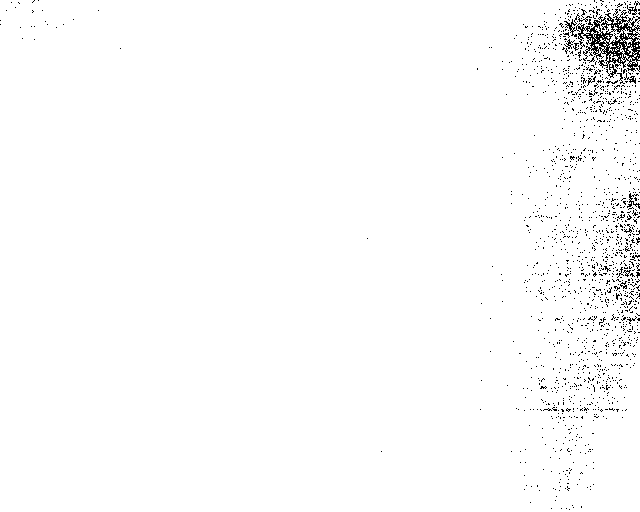
#> input picture old stuff/20241210_123846/20241224_135940_858_IR.TIFF, 640 x 512 px
$ python Preprocessing_test_V2.py
#> lines starting #> are read from the running program, lines starting #| are printed output that depends on the picture; after the words box and inside, x2 and y2 are one past the last pixel; in counts of white or black regions, pixels touching at a corner belong together; long printed decimals are rounded
import cv2
import numpy as np
from scipy.ndimage import gaussian_filter
from skimage import exposure, measure
import os

# Enhanced adaptive local outlier detection
def improved_adaptive_local_outlier_detection(image, block_size=50, threshold_factor=2.5):
    outliers_mask = np.zeros_like(image, dtype=bool)
    height, width = image.shape
    padded_image = np.pad(image, block_size // 2, mode='reflect')

    for i in range(0, height, block_size):
        for j in range(0, width, block_size):
            block = padded_image[i:i + block_size * 2, j:j + block_size * 2]
            local_mean = np.mean(block)
            local_std_dev = np.std(block)
            local_threshold_high = local_mean + threshold_factor * local_std_dev
            local_threshold_low = local_mean - threshold_factor * local_std_dev
            block_outliers = (image[i:i + block_size, j:j + block_size] > local_threshold_high) | (
                image[i:i + block_size, j:j + block_size] < local_threshold_low
            )
            outliers_mask[i:i + block_size, j:j + block_size] = block_outliers

    return outliers_mask

# Enhanced glare detection and suppression
def improved_glare_detection(image, intensity_threshold_ratio=0.98, min_area=50):
    dynamic_threshold = np.percentile(image, intensity_threshold_ratio * 100)
    glare_mask = image > dynamic_threshold
    labeled_mask = measure.label(glare_mask)
    image_suppressed = np.copy(image)

    for region in measure.regionprops(labeled_mask):
        if region.area > min_area:
            min_row, min_col, max_row, max_col = region.bbox
            region_slice = (slice(min_row, max_row), slice(min_col, max_col))
            mean_intensity = np.mean(image[region_slice][region.image])
            image_suppressed[region_slice][region.image] = (
                mean_intensity + 0.3 * (dynamic_threshold - mean_intensity)
            )

    return image_suppressed

# Adaptive Contextual Anomaly Correction (ACAC)
def adaptive_contextual_anomaly_correction(image, block_size=50, threshold_factor=2.5, smoothing_sigma=1):
    outliers_mask = improved_adaptive_local_outlier_detection(image, block_size, threshold_factor)
    resolved_image = np.copy(image)

    for i in range(0, image.shape[0], block_size):
        for j in range(0, image.shape[1], block_size):
            block = image[i:i+block_size, j:j+block_size]
            mask_block = outliers_mask[i:i+block_size, j:j+block_size]

            if np.any(mask_block):
                non_outlier_pixels = block[~mask_block]
                if non_outlier_pixels.size > 0:
                    replacement_value = np.mean(non_outlier_pixels)
                    block[mask_block] = replacement_value
                resolved_image[i:i+block_size, j:j+block_size] = block

    resolved_image = gaussian_filter(resolved_image, sigma=smoothing_sigma)
    return resolved_image, outliers_mask

# Full preprocessing pipeline
def improved_preprocess_image(image_path, output_folder, save_outlier_mask=False):
    # Load the 16-bit image
#> called with save_outlier_mask = True
    image = cv2.imread(image_path, cv2.IMREAD_UNCHANGED)
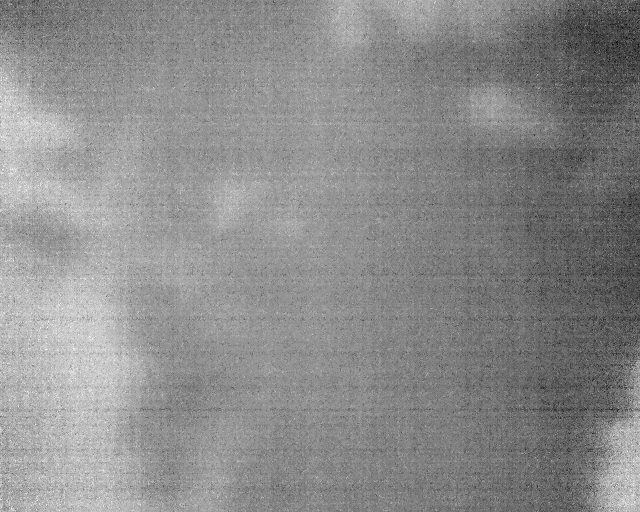
#> image: shape (512, 640) uint16; min 760, max 786, mean 774.3; drawn with min black and max white

    # Preserve dynamic range without scaling it down for visualization
    image_dynamic = np.clip(image, 0, 65535)

    # Print original statistics
    print(f"Original Image Stats - Min: {np.min(image_dynamic)}, Max: {np.max(image_dynamic)}, Avg: {np.mean(image_dynamic)}")
#| Original Image Stats - Min: 760, Max: 786, Avg: 774.253

    # Improved ACAC method
    resolved_image_aggressive, adaptive_outliers_mask = adaptive_contextual_anomaly_correction(
        image_dynamic, block_size=10, threshold_factor=4.0, smoothing_sigma=0.2
    )
#> in improved_adaptive_local_outlier_detection, `padded_image = np.pad(image, block_size // 2, mode='reflect')`:
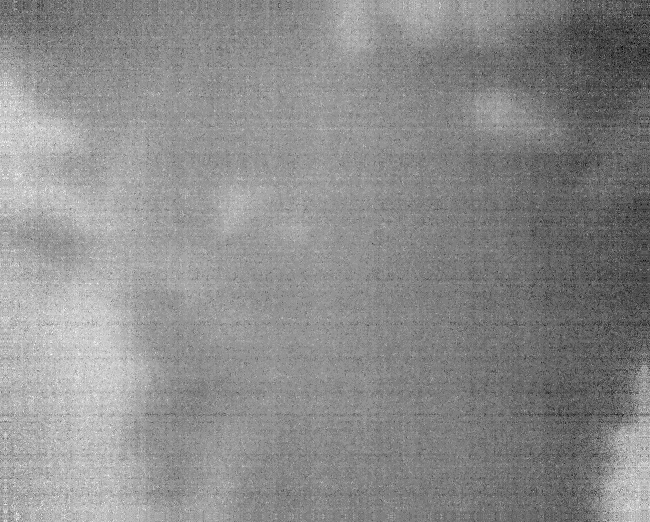
#> padded_image: shape (522, 650) uint16; min 760, max 786, mean 774.3; drawn with min black and max white
#> after the loop in improved_adaptive_local_outlier_detection, `for i in range(0, height, block_size):`:
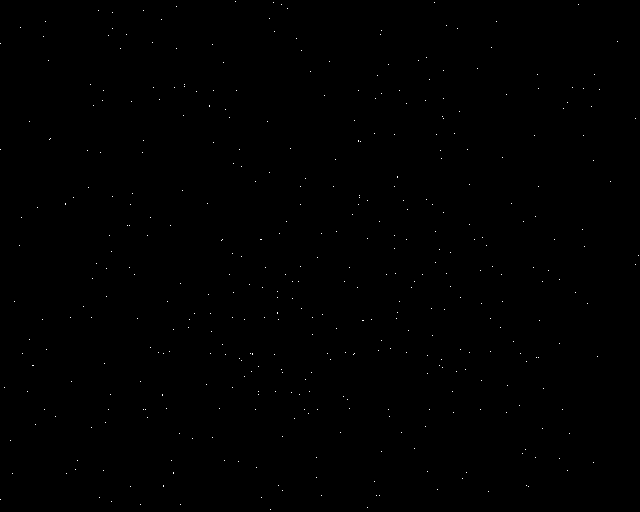
#> outliers_mask: shape (512, 640) bool; 0.13% white in thin lines or dots
#> after the loop in adaptive_contextual_anomaly_correction, `for i in range(0, image.shape[0], block_size):`: resolved_image: shape (512, 640) uint16; 0.13% of pixels changed, all inside (x1, y1, x2, y2) = (0, 1, 639, 510)

    # Improved glare suppression
    resolved_image_suppressed = improved_glare_detection(resolved_image_aggressive)
#> in improved_glare_detection, `dynamic_threshold = np.percentile(image, intensity_threshold_ratio * 1..`: dynamic_threshold = 779
#> in improved_glare_detection, `glare_mask = image > dynamic_threshold`:
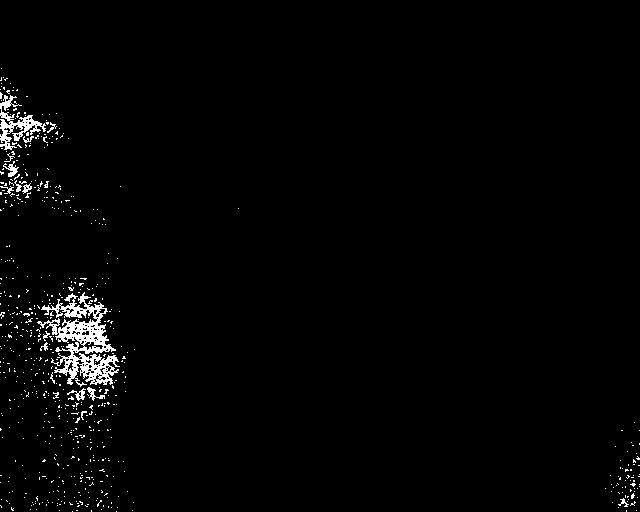
#> glare_mask: shape (512, 640) bool; 1.8% white in thin lines or dots, all inside (x1, y1, x2, y2) = (0, 68, 640, 512)
#> in improved_glare_detection, `labeled_mask = measure.label(glare_mask)`:
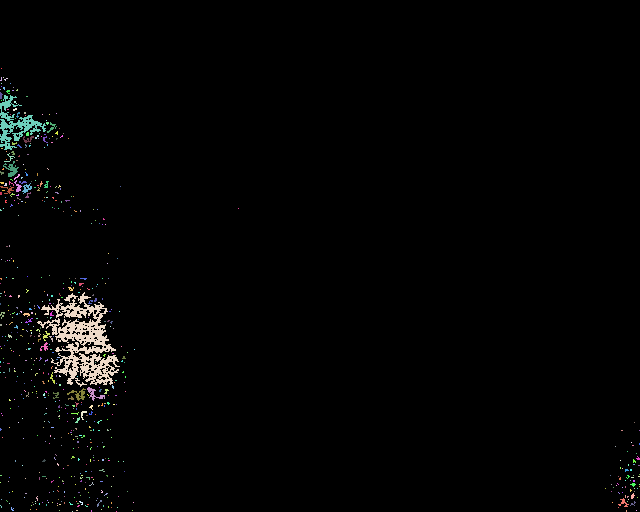
#> labeled_mask: shape (512, 640) int32; 633 distinct labels, from 0 to 632; one colour per label, 0 black
#> the loop in improved_glare_detection, `for region in measure.regionprops(labeled_mask):` made 632 passes
#> (min_row, min_col, max_row, max_col, mean_intensity) on passes 15, 64, 181, 334, 336: (95, 0, 150, 46, 780.3), (161, 3, 177, 19, 780.4), (292, 37, 387, 120, 780.2), (387, 87, 401, 105, 780.2), (388, 67, 401, 86, 780.2)
#> after the loop in improved_glare_detection, `for region in measure.regionprops(labeled_mask):`: image_suppressed: shape (512, 640) uint16; min 760, max 783, mean 773.4

    # Apply noise-aware histogram equalization
    image_suppressed_smoothed = gaussian_filter(resolved_image_suppressed, sigma=0.5)
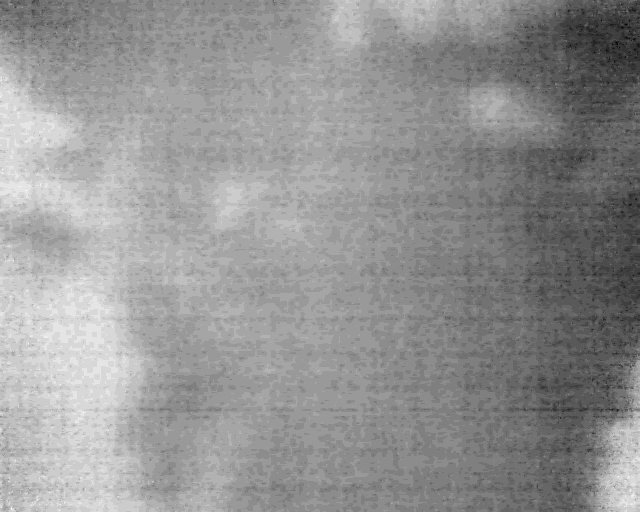
#> image_suppressed_smoothed: shape (512, 640) uint16; min 761, max 781, mean 772.6; drawn with min black and max white
    image_enhanced = exposure.equalize_adapthist(image_suppressed_smoothed, clip_limit=0.02)
    image_enhanced_normalized = (image_enhanced * 65535).astype(np.uint16)

    # Print post-processed statistics
    print(f"Processed Image Stats - Min: {np.min(image_enhanced_normalized)}, Max: {np.max(image_enhanced_normalized)}, Avg: {np.mean(image_enhanced_normalized)}")
#| Processed Image Stats - Min: 0, Max: 65535, Avg: 38170.039

    # Create output folder if it doesn't exist
    os.makedirs(output_folder, exist_ok=True)

    # Save the raw input image
    base_name = os.path.basename(image_path)
    base, ext = os.path.splitext(base_name)
    raw_image_path = os.path.join(output_folder, f"{base}_raw_improved{ext}")
    cv2.imwrite(raw_image_path, image_dynamic)

    # Save the preprocessed image
    preprocessed_image_path = os.path.join(output_folder, f"{base}_preprocessed_improved{ext}")
    cv2.imwrite(preprocessed_image_path, image_enhanced_normalized)

    # Optionally save the outlier mask
    if save_outlier_mask:
        outlier_mask = np.zeros_like(image, dtype=np.uint16)
        outlier_mask[adaptive_outliers_mask] = 65535
        outlier_mask_path = os.path.join(output_folder, f"{base}_outlier_mask_improved{ext}")
        cv2.imwrite(outlier_mask_path, outlier_mask)

    return raw_image_path, preprocessed_image_path, outlier_mask_path if save_outlier_mask else None

# Example usage
image_path = '20241210_123846/20241224_135940_858_IR.TIFF'  # Update to your file path
output_folder = 'C:/Users/yansari/Desktop/Workstation/Thermal Homography/Playground'
improved_preprocess_image(image_path, output_folder, save_outlier_mask=True)

$ run again, with old stuff/20241210_123846/20241221_100141_258_IR.TIFF copied over old stuff/20241210_123846/20241224_135940_858_IR.TIFF
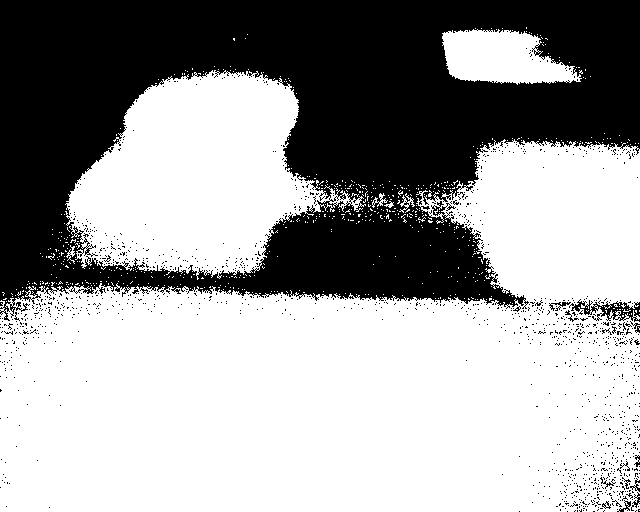
#> input picture old stuff/20241210_123846/20241221_100141_258_IR.TIFF, 640 x 512 px
#| Original Image Stats - Min: 724, Max: 801, Avg: 767.883
#> after the loop in improved_adaptive_local_outlier_detection, `for i in range(0, height, block_size):`:
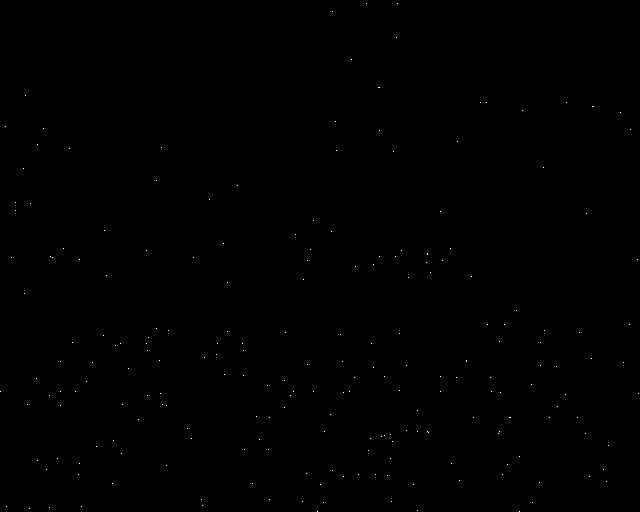
#> outliers_mask: shape (512, 640) bool; 0.07% white in thin lines or dots
#> dynamic_threshold = 784
#> glare_mask: shape (512, 640) bool; 1.6% white; 102 white regions (95 under 20 px), largest, box (x1, y1, x2, y2) and area: (451, 36, 530, 79) 2227, (511, 233, 640, 262) 2052, (194, 104, 250, 121) 450
#> labeled_mask: shape (512, 640) int32; 103 distinct labels, from 0 to 102
#> the loop in improved_glare_detection, `for region in measure.regionprops(labeled_mask):` made 102 passes
#> (min_row, min_col, max_row, max_col, mean_intensity) on passes 1, 7, 31, 35, 42, 73: (36, 451, 79, 530, 790.5), (104, 194, 121, 250, 785.1), (180, 206, 197, 222, 785.1), (181, 153, 192, 175, 785), (183, 178, 197, 196, 785), (233, 511, 262, 640, 785.6)
#> in improved_preprocess_image, `image_enhanced = exposure.equalize_adapthist(image_suppressed_smoothed..`:
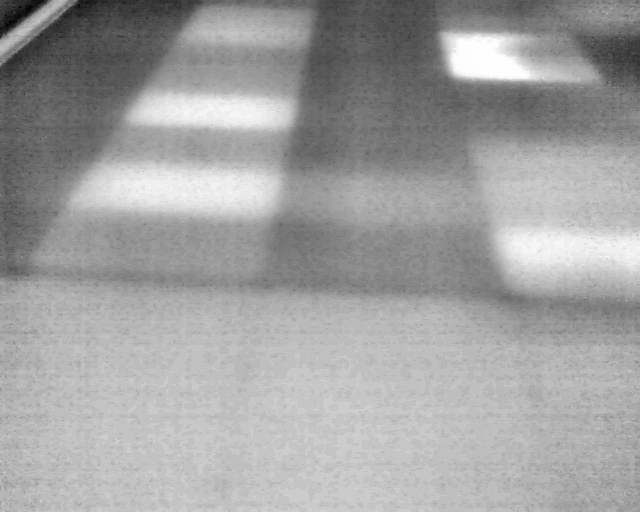
#> image_enhanced: shape (512, 640) float64; min 0, max 1, mean 0.633
#| Processed Image Stats - Min: 0, Max: 65535, Avg: 41457.040

$ run again, with old stuff/20241210_123846/20241221_100711_257_IR.TIFF copied over old stuff/20241210_123846/20241224_135940_858_IR.TIFF
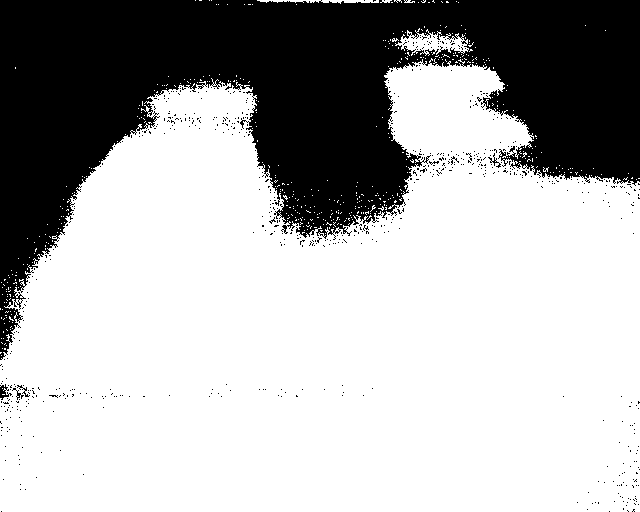
#> input picture old stuff/20241210_123846/20241221_100711_257_IR.TIFF, 640 x 512 px
#| Original Image Stats - Min: 694, Max: 806, Avg: 772.444
#> after the loop in improved_adaptive_local_outlier_detection, `for i in range(0, height, block_size):`:
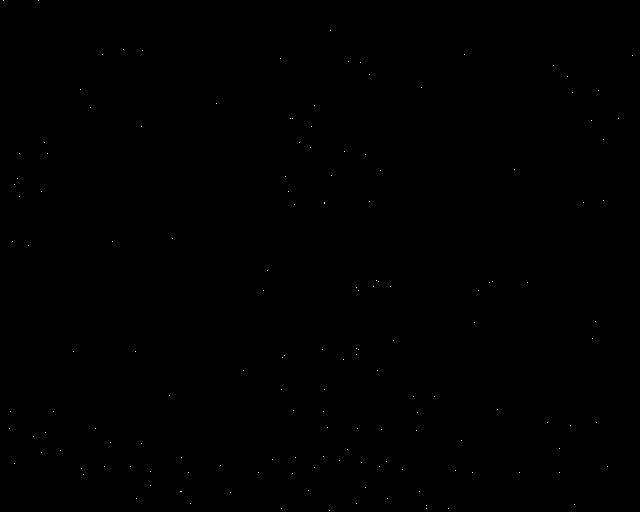
#> outliers_mask: shape (512, 640) bool; 0.05% white in thin lines or dots
#> dynamic_threshold = 799
#> glare_mask: shape (512, 640) bool; 1.2% white; 94 white regions (88 under 20 px), largest, box (x1, y1, x2, y2) and area: (456, 262, 548, 311) 2335, (116, 268, 196, 297) 1241, (195, 278, 202, 287) 24, (543, 278, 554, 282) 24, (107, 278, 114, 284) 20, (173, 294, 185, 297) 20
#> labeled_mask: shape (512, 640) int32; 95 distinct labels, from 0 to 94
#> the loop in improved_glare_detection, `for region in measure.regionprops(labeled_mask):` made 94 passes
#> (min_row, min_col, max_row, max_col, mean_intensity) on passes 3, 13: (262, 456, 311, 548, 800.3), (268, 116, 297, 196, 800.3)
#> in improved_preprocess_image, `image_enhanced = exposure.equalize_adapthist(image_suppressed_smoothed..`:
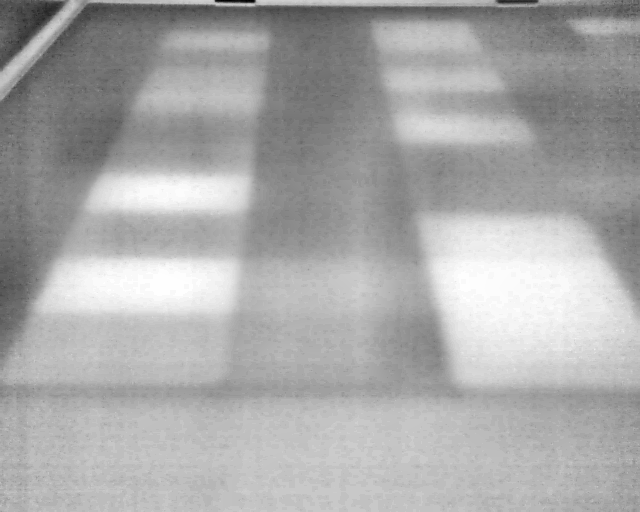
#> image_enhanced: shape (512, 640) float64; min 0, max 1, mean 0.665
#| Processed Image Stats - Min: 0, Max: 65535, Avg: 43606.073
